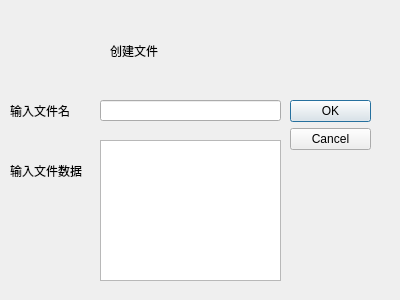
<?xml version="1.0" encoding="UTF-8"?>
<ui version="4.0">
 <class>Create2disk</class>
 <widget class="QDialog" name="Create2disk">
  <property name="geometry">
   <rect>
    <x>0</x>
    <y>0</y>
    <width>400</width>
    <height>300</height>
   </rect>
  </property>
  <property name="windowTitle">
   <string>Dialog</string>
  </property>
  <widget class="QLabel" name="label_2">
   <property name="geometry">
    <rect>
     <x>10</x>
     <y>100</y>
     <width>71</width>
     <height>21</height>
    </rect>
   </property>
   <property name="text">
    <string>输入文件名</string>
   </property>
  </widget>
  <widget class="QLabel" name="label">
   <property name="geometry">
    <rect>
     <x>110</x>
     <y>10</y>
     <width>181</width>
     <height>81</height>
    </rect>
   </property>
   <property name="styleSheet">
    <string notr="true">font: 36pt &quot;PingFang SC&quot;;</string>
   </property>
   <property name="text">
    <string>创建文件</string>
   </property>
  </widget>
  <widget class="QTextEdit" name="textEdit">
   <property name="geometry">
    <rect>
     <x>100</x>
     <y>140</y>
     <width>181</width>
     <height>141</height>
    </rect>
   </property>
  </widget>
  <widget class="QDialogButtonBox" name="buttonBox_2">
   <property name="geometry">
    <rect>
     <x>290</x>
     <y>100</y>
     <width>81</width>
     <height>241</height>
    </rect>
   </property>
   <property name="orientation">
    <enum>Qt::Vertical</enum>
   </property>
   <property name="standardButtons">
    <set>QDialogButtonBox::Cancel|QDialogButtonBox::Ok</set>
   </property>
  </widget>
  <widget class="QLineEdit" name="lineEdit">
   <property name="geometry">
    <rect>
     <x>100</x>
     <y>100</y>
     <width>181</width>
     <height>21</height>
    </rect>
   </property>
  </widget>
  <widget class="QLabel" name="label_3">
   <property name="geometry">
    <rect>
     <x>10</x>
     <y>160</y>
     <width>81</width>
     <height>21</height>
    </rect>
   </property>
   <property name="text">
    <string>输入文件数据</string>
   </property>
  </widget>
 </widget>
 <resources/>
 <connections/>
</ui>
